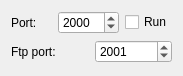
<?xml version="1.0" encoding="UTF-8"?>
<ui version="4.0">
 <class>Dialog</class>
 <widget class="QDialog" name="Dialog">
  <property name="geometry">
   <rect>
    <x>0</x>
    <y>0</y>
    <width>183</width>
    <height>76</height>
   </rect>
  </property>
  <property name="windowTitle">
   <string>Dialog</string>
  </property>
  <layout class="QVBoxLayout" name="verticalLayout">
   <item>
    <layout class="QHBoxLayout" name="horizontalLayout">
     <item>
      <widget class="QLabel" name="label">
       <property name="text">
        <string>Port:</string>
       </property>
      </widget>
     </item>
     <item>
      <widget class="QSpinBox" name="spinBox">
       <property name="minimum">
        <number>2</number>
       </property>
       <property name="maximum">
        <number>65565</number>
       </property>
       <property name="singleStep">
        <number>1</number>
       </property>
       <property name="value">
        <number>2000</number>
       </property>
      </widget>
     </item>
     <item>
      <widget class="QCheckBox" name="checkBoxRun">
       <property name="text">
        <string>Run</string>
       </property>
      </widget>
     </item>
    </layout>
   </item>
   <item>
    <layout class="QHBoxLayout" name="horizontalLayout_2">
     <item>
      <widget class="QLabel" name="label_2">
       <property name="text">
        <string>Ftp port:</string>
       </property>
      </widget>
     </item>
     <item>
      <widget class="QSpinBox" name="spinBoxFtpPort">
       <property name="minimum">
        <number>2</number>
       </property>
       <property name="maximum">
        <number>65565</number>
       </property>
       <property name="singleStep">
        <number>1</number>
       </property>
       <property name="value">
        <number>2001</number>
       </property>
      </widget>
     </item>
    </layout>
   </item>
  </layout>
 </widget>
 <layoutdefault spacing="6" margin="11"/>
 <resources/>
 <connections/>
</ui>
